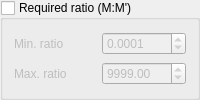
                          <widget class="QGroupBox" name="checkBox_checkPeakRatio">
                           <property name="title">
                            <string>Required ratio (M:M')</string>
                           </property>
                           <property name="checkable">
                            <bool>true</bool>
                           </property>
                           <property name="checked">
                            <bool>false</bool>
                           </property>
                           <layout class="QGridLayout" name="gridLayout_49">
                            <item row="0" column="2">
                             <widget class="QDoubleSpinBox" name="doubleSpinBox_minPeakRatio">
                              <property name="decimals">
                               <number>4</number>
                              </property>
                              <property name="value">
                               <double>0.000100000000000</double>
                              </property>
                             </widget>
                            </item>
                            <item row="1" column="2">
                             <widget class="QDoubleSpinBox" name="doubleSpinBox_maxPeakRatio">
                              <property name="maximum">
                               <double>999999.000000000000000</double>
                              </property>
                              <property name="value">
                               <double>9999.000000000000000</double>
                              </property>
                             </widget>
                            </item>
                            <item row="0" column="0">
                             <widget class="QLabel" name="label_77">
                              <property name="text">
                               <string>Min. ratio</string>
                              </property>
                             </widget>
                            </item>
                            <item row="1" column="0">
                             <widget class="QLabel" name="label_78">
                              <property name="text">
                               <string>Max. ratio</string>
                              </property>
                             </widget>
                            </item>
                           </layout>
                          </widget>
